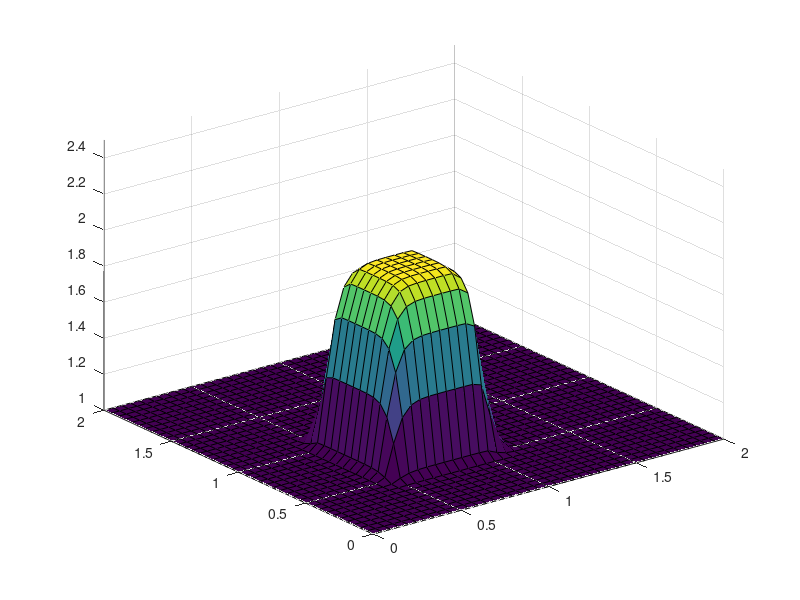

MATLAB code for this plot:
%% --------------- Step eight Lorena A. Barba - CFD -------------------- %%
%                       2-D Burgers Equation
clear
clc
close all

% Initialization
nx = 41;                                    % Number of x grid points
ny = 41;                                    % Number of y grid points
nt = 120;                                   % Time
x_lower = 0;                                % x lower boundary
x_upper = 2;                                % x upper boundary
y_lower = 0;                                % y lower boundary
y_upper = 2;                                % y upper boundary
dx = (x_upper-x_lower)/(nx-1);              % x step size
dy = (y_upper-y_lower)/(ny-1);              % y step size
sigma = 0.0009;                             % stabilty constant
vis = 0.01;                                 
dt = sigma*dx*dy/vis;                       % time step size

% Grid Generation
x = linspace(x_lower,x_upper,nx);           % x grid points
y = linspace(y_lower,y_upper,ny);           % y grid points
[X,Y] = meshgrid(x,y);                      % grid space

% Initial Conditions
u = ones(nx,ny);
v = ones(nx,ny);
un =ones(nx,ny);
vn = ones(nx,ny);
for i = 1:nx
    for j = 1:ny
        if x(i) >= 0.5 && x(i) <= 1
            if y(j) >= 0.5 && y(j) <= 1
                u(i,j) = 2; v(i,j) = 2;
            end
        end
    end
end

% Main Loop
for t = 1:nt
    un = u;
    vn = v;
    for i = 2:nx-1
        for j = 2:ny-1
            u(i,j) = un(i,j)-un(i,j)*(dt/dx)*(un(i,j)-un(i-1,j))...
                -vn(i,j)*(dt/dy)*(un(i,j)-un(i,j-1))+vis*(dt/dx^2)...
                *(un(i+1,j)-2*un(i,j)+un(i-1,j))+vis*(dt/dy^2)...
                *(un(i,j+1)-2*un(i,j)+un(i,j-1));
            v(i,j) = vn(i,j)-un(i,j)*(dt/dx)*(vn(i,j)-vn(i-1,j))...
                -vn(i,j)*(dt/dy)*(vn(i,j)-vn(i,j-1))+vis*(dt/dx^2)...
                *(vn(i+1,j)-2*vn(i,j)+vn(i-1,j))+vis*(dt/dy^2)...
                *(vn(i,j+1)-2*vn(i,j)+vn(i,j-1));
        end
    end
    pause(0.1)
    surf(X,Y,u(:,:))
    axis([0 2 0 2 1 2.5])
end
